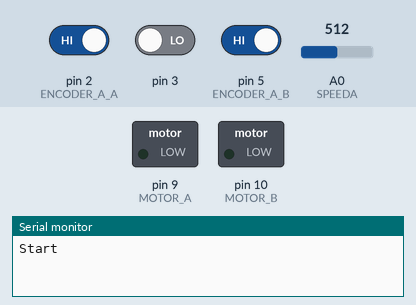
A sketch run on a simulated Arduino Uno, built with avr-gcc and run on an emulated ATmega328P. Parts: switched loads named in the sketch (green lamp = pin HIGH), the last lines printed to the serial monitor. Inputs (shaded band) come from the test bench; at power-on: A0 (SPEEDA) = 512, pin 2 (ENCODER_A_A) HIGH, pin 3 LOW, pin 5 (ENCODER_A_B) HIGH.

Above: at 0.1 s.
At 1.3 s:
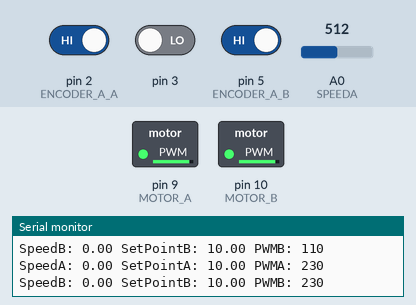
1.4 s: A0 (SPEEDA) set to 10
At 1.9 s:
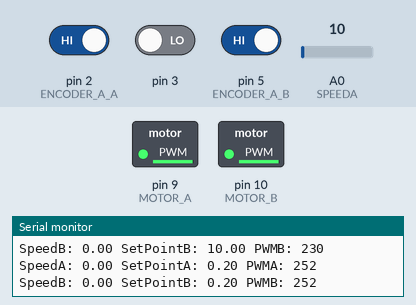
Timing chart, 0 to 4.4 s (numbered marks = the images above; inputs shaded):
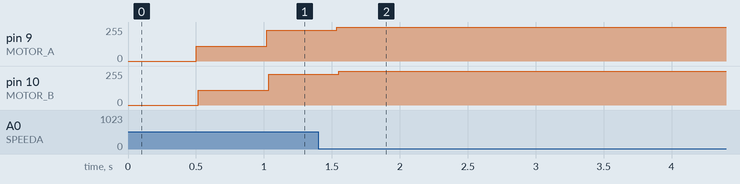

Measured:
- after the input at 1.4 s, pin 9 (MOTOR_A): 230/255 → 252/255 after 0.14 s, → 255/255 0.52 s later; pin 10 (MOTOR_B): 230/255 → 252/255 after 0.15 s, → 255/255 0.52 s later

The sketch:

Leo-MotorControl_Encoder.ino
```cpp
#define MOTOR_A 9
#define MOTOR_B 10
#define ENCODER_A_A 2
#define ENCODER_A_B 5 //not used
#define MOTOR_A_D 8
#define ENCODER_B_A 3
#define ENCODER_B_B 6 //not used
#define MOTOR_B_D 12
#define SPEEDA A0
#define SPEEDB A1 //not used

#define MAX_SPEED 20


//double setPoint = 15;

unsigned long countA = 0;
unsigned long countB = 0;
int changed = 0;
int initial = 0;
int motorADirection = 0;
int motorBDirection = 0;
double lastSpeedA = 0;
double lastSpeedB = 0;
int pwmA = 0;
int pwmB = 0;

//control global variables
double iTermA = 0;
double iTermB = 0;

//control parameter
double kPA = 10;
double kIA = 1;
double kDA = 0.5;

double kPB = 10;
double kIB = 1;
double kDB = 0.5;

//speed calculation variables
unsigned long previousTimeA = 0;
unsigned long previousTimeB = 0;
unsigned long previousCountA = 0;
unsigned long previousCountB = 0;


void setup() {

  // put your setup code here, to run once:
  Serial.begin(9600);

  pinMode(MOTOR_A,OUTPUT);
  pinMode(ENCODER_A_A, INPUT);
  pinMode(ENCODER_A_B, INPUT);
  pinMode(SPEEDA, INPUT);
  attachInterrupt(digitalPinToInterrupt(2),readEncoderA,CHANGE);
  attachInterrupt(digitalPinToInterrupt(3),readEncoderB,CHANGE);
  //initial = digitalRead(ENCODER_A_A);
  digitalRead(ENCODER_A_A);
  digitalRead(ENCODER_A_B);
  //Serial.println(initial);
  //Serial.println(digitalRead(ENCODER_A_B));
  Serial.println("Start");
  previousTimeA = millis();
  previousTimeB = millis();

}

void loop() {
  // put your main code here, to run repeatedly:
  // 0- 255
  //temp = Srial.read();
  //Serial.println(temp);
  //digitalWrite(MOTOR_A_D,HIGH);

  //analogWrite(MOTOR_A,50);
  delay(500);
  //getSpeedA();
  //getSpeedB();
  PIDA();

  PIDB();
  //Serial.print("A: ");
  //Serial.print(countA);
  //Serial.print(" B: ");
  //Serial.println(countB);

}

void readEncoderA()
{
  //changed++;
  //Serial.begin(9600);
  //Serial.print("Changed: ");
  //Serial.println(changed);
  //Serial.println(count);

  //Serial.print("Enc A: ");
  //Serial.println(digitalRead(ENCODER_A_A));
  //Serial.print("Enc B: ");
  //Serial.println(digitalRead(ENCODER_A_B));
  //Serial.println();
  /*
  if (digitalRead(ENCODER_A_A) == HIGH) {
    if (digitalRead(ENCODER_A_B) == LOW) {
      countA--;
    } else {
      countA++;
    }
  } else {
    if (digitalRead(ENCODER_A_B) == HIGH) {
      countA--;
    } else {
      countA++;
    }
  }
  */
  countA++;
  //Serial.print("Enc A: ");
  //Serial.println(countA);

 // countA++;
}

void readEncoderB()
{

  /*
  if (digitalRead(ENCODER_B_A) == HIGH) {
    if (digitalRead(ENCODER_B_B) == LOW) {
      countB--;
    } else {
      countB++;
    }
  } else {
    if (digitalRead(ENCODER_B_B) == HIGH) {
      countB--;
    } else {
      countB++;
    }
  }
  */
  countB++;
  //Serial.print("Enc B: ");
  //Serial.println(countB);
}

double getSpeedA()
{
  unsigned long time = millis();
  //Serial.print("time: ");
  //Serial.print(time-previousTimeA);
  //Serial.print(" count: ");
  unsigned long currentCount = countA;
  //Serial.print((currentCount-previousCountA));
  double currentSpeed =  (double) (currentCount-previousCountA)/(double)(time - previousTimeA);
  currentSpeed = currentSpeed*1000*60/24/227;
  previousTimeA = time;
  previousCountA = currentCount;
  //Serial.print(" speed: ");
  //Serial.println(currentSpeed);
  return currentSpeed;
}

double getSpeedB()
{
  unsigned long time = millis();
  //Serial.print("CountB: ");
  //Serial.println(countB);
  unsigned long currentCount = countB;
  double currentSpeed = (double) (currentCount-previousCountB)/(double)(time - previousTimeB);
  currentSpeed = currentSpeed*1000*60/24/227;
  previousTimeB = time;
  previousCountB = currentCount;

  //Serial.print(" speed: ");
  //Serial.println(currentSpeed);

  return currentSpeed;
}

int constrainPWM( int pwm)
{
  if(pwm < 0)
     pwm = 0;
  else if(pwm > 255)
     pwm = 255;
  return pwm;
}

double readSetPointA()
{
  double setPoint = 0;
  //Serial.print(analogRead(SPEEDA));
  setPoint = (double)analogRead(SPEEDA)/1024*MAX_SPEED;
  return setPoint;
}

double readSetPointB()
{
  double setPoint = 0;
  //Serial.print(analogRead(SPEEDA));
  setPoint = (double)analogRead(SPEEDA)/1024*MAX_SPEED;  //when speedB setpoint is not set
  return setPoint;
}

void PIDA()
{

  double speed = getSpeedA(); // motor control returns vector speed
  Serial.print("SpeedA: ");
  Serial.print(speed);
  if (speed < 0) speed *= -1;  // convert speed to scalar
  //Serial.print("Error: ");
  double setPoint = readSetPointA();
  Serial.print(" SetPointA: ");
  Serial.print(setPoint);
  double error = setPoint - speed;  // calculate error
  //Serial.print(error);
  iTermA += (kIA * error); // calculate integral term
  double dInput = speed - lastSpeedA; // calculate derivative
  int adjustment = (kPA * (double)error) + iTermA - (kDA * dInput);
  pwmA += adjustment;
  pwmA = constrainPWM(pwmA); // limit _pwm to the range 0-255
  Serial.print(" PWMA: ");
  Serial.println(pwmA);
  analogWrite(MOTOR_A,pwmA);
  //set motor
  lastSpeedA = speed;
}
void PIDB()
{

  double speed = getSpeedB(); // motor control returns vector speed
  Serial.print("SpeedB: ");
  Serial.print(speed);
  if (speed < 0) speed *= -1;  // convert speed to scalar
  //Serial.print("Error: ");
  double setPoint = readSetPointB();
  Serial.print(" SetPointB: ");
  Serial.print(setPoint);
  double error = (double) (setPoint - speed);  // calculate error
  //Serial.print(error);
  iTermB += (kIB * error); // calculate integral term
  double dInput = speed - lastSpeedB; // calculate derivative
  int adjustment = (kPB * (double)error) + iTermB - (kDB * dInput);
  pwmB += adjustment;
  pwmB = constrainPWM(pwmB); // limit _pwm to the range 0-255
  Serial.print(" PWMB: ");
  Serial.println(pwmB);
  analogWrite(MOTOR_B,pwmB);
  //set motor
  lastSpeedB = speed;
}
```
